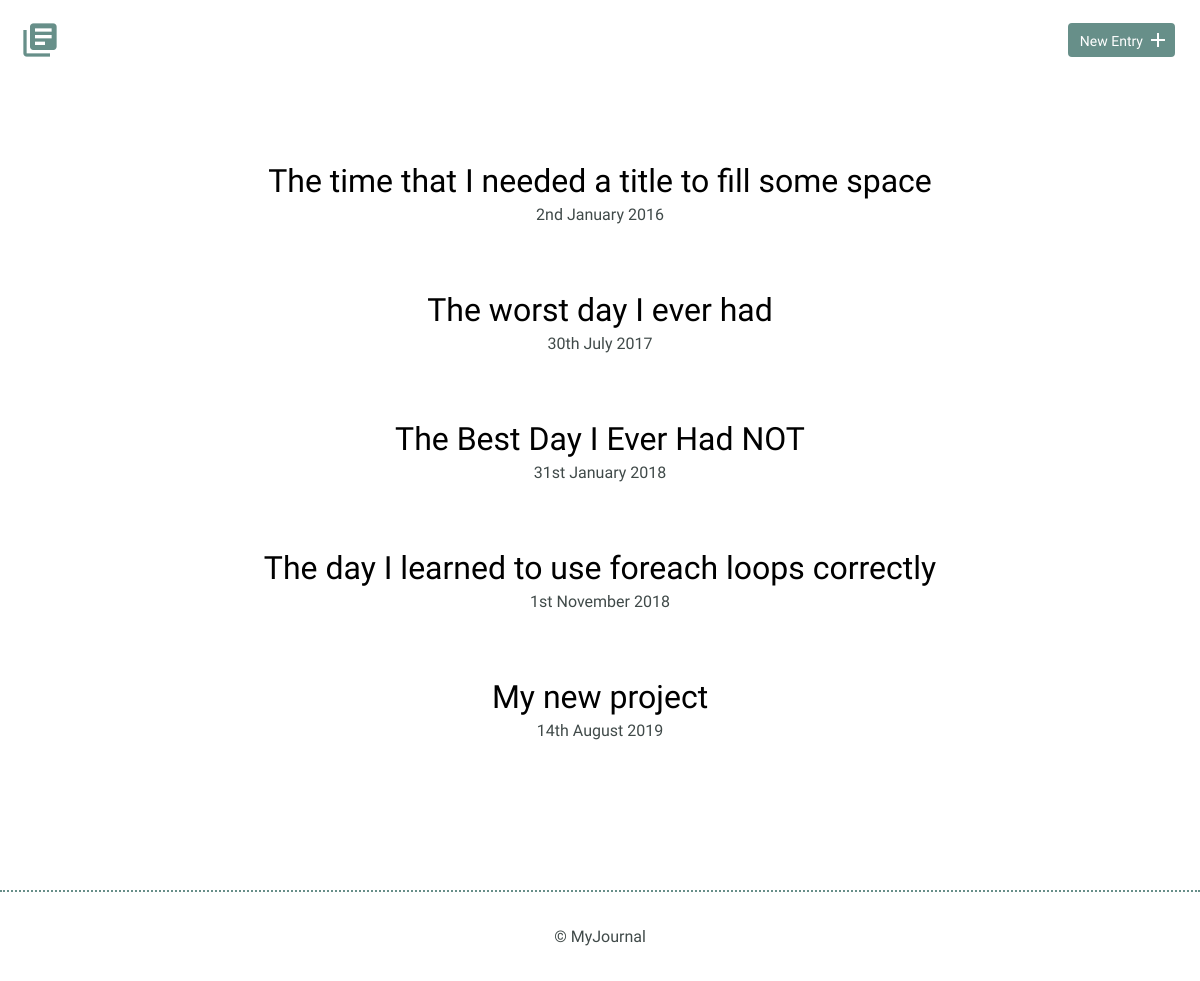
Before: / with the older database file.
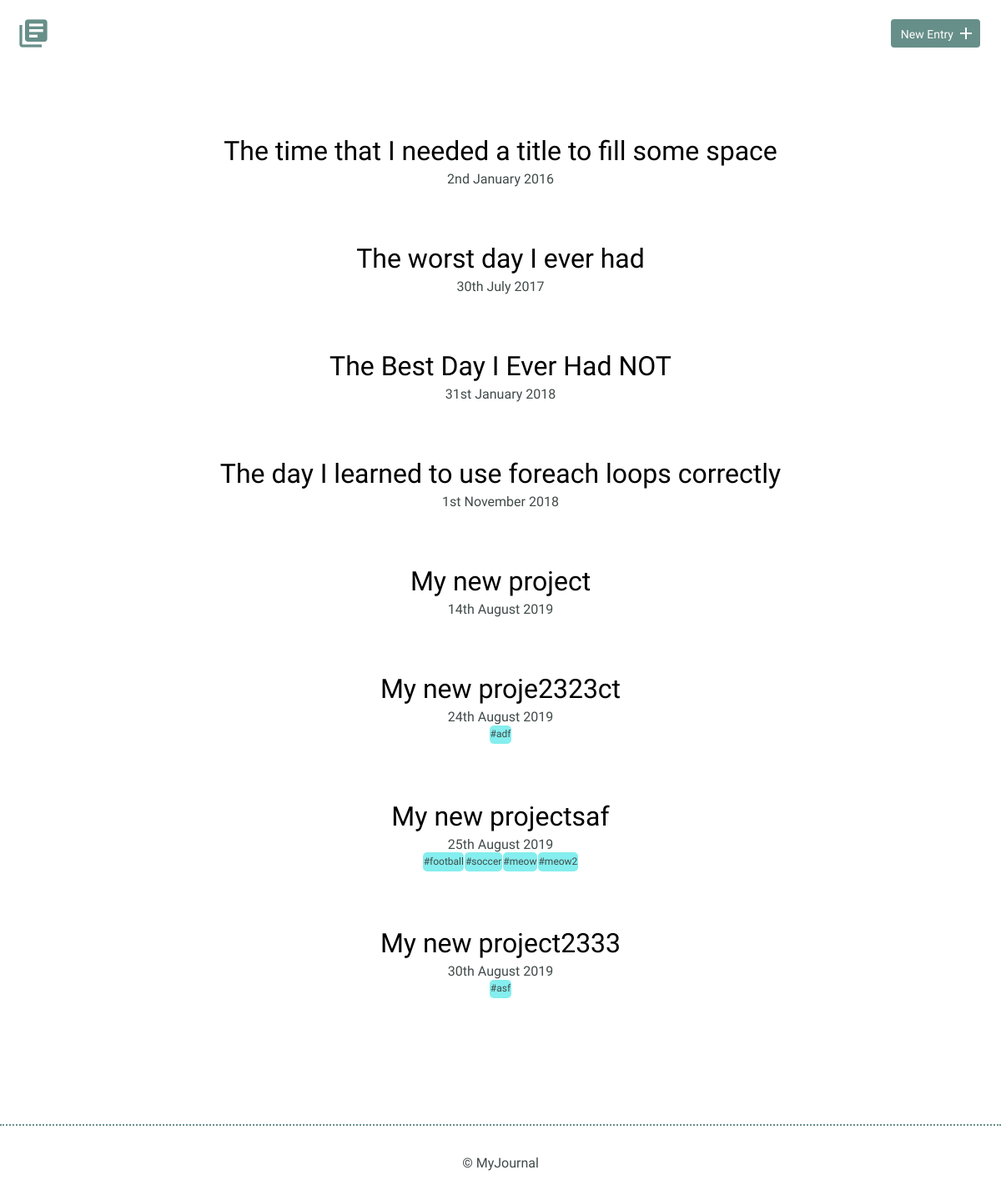
After: the same page with the newer database file.
### tables this page shows
CREATE TABLE "entries" (
	"id"	INTEGER,
	"title"	TEXT,
	"date"	TEXT,
	"time_spent"	INTEGER,
	"learned"	BLOB,
	"resources"	BLOB,
	"tags"	TEXT,
	PRIMARY KEY("id")
);

### index.php (the view)
<?php
include("inc/header.php");
try {
    $results = $db->query(
        "SELECT * FROM entries ORDER BY date ASC"
    );
} catch (Exception $e) {
    echo $e->getMessage();
    die();
}
$entries = $results->fetchAll(PDO::FETCH_ASSOC);
?>
<section>
    <div class="container">
        <div class="entry-list">
            <?php
            foreach ($entries as $entry) {
                $date = new DateTime($entry['date']);
                echo '
                <article>
                    <h2>
                    <a href="detail.php?id=' . $entry['id'] . '">'
                    . $entry['title'] . '</a>
                    </h2>
                    <time datetime="' . $entry['date'] . '">'
                    . $date->format('jS F Y') .
                    '</time>';
                echo '<div class="tags-div">';
                if ($entry['tags']) {
                    $string = explode(",", $entry['tags']);
                    foreach ($string as $word) {
                        echo "<p class='tags-inline'>#" . trim($word) . "</p>";
                    }
                }
                echo '</div>';
                echo '</article>';
            }
            ?>
        </div>
    </div>
</section>
<?php
include("inc/footer.php");
?>

### inc/header.php (shortened to what this page needs)
<!DOCTYPE html>
<html>
<head>
    <link rel="stylesheet" href="css/normalize.css">
    <link rel="stylesheet" href="css/site.css">
</head>
<body>
    <header>
        <div class="container">
            <div class="site-header">
                <a class="logo" href="index.php"><i class="material-icons">library_books</i></a>
                <a class="button icon-right" href="new.php"><span>New Entry</span> <i class="material-icons">add</i></a>
            </div>
        </div>
    </header>

### inc/footer.php
<footer>
    <div>
        &copy; MyJournal
    </div>
</footer>
</body>
</html>

### css/site.css (style rules this page uses)
body { font-size: 16px; color: #404a49; font-family: "Cousine", serif; font-weight: 400; }
.container { margin: 0 auto; padding: 0 25px; }
header .site-header { margin: 0 auto; height: 95px; }
header .logo i { color: #678f89; margin: 20px 0 0 -5px; float: left; font-size: 40px; }
header .button { float: right; margin: 33px 0 0 0; }
footer { text-align: center; padding: 35px 0; border-top: 2px dotted #678f89; }
.button { padding: 8px 10px 6px 10px; background: #678f89; border: 2px solid #678f89; border-radius: 4px; text-decoration: none; color: #fff; position: relative; text-align: center; font-size: 14px; }
.button.icon-right { padding-right: 30px; top: -10px; }
.button.icon-right i { position: absolute; top: 3px; right: 3px; }
h1, h2, h3 { margin: 0; font-weight: 400; line-height: 1em; color: #000; }
h2 { font-size: 32px; }
h2 a { text-decoration: none; color: #000; }
p { line-height: 1.8em; font-size: 18px; }
.entry-list, .edit-entry, .new-entry { max-width: 800px; margin: 0 auto; padding: 70px 0 150px 0; }
.entry-list article { margin-bottom: 70px; text-align: center; }
.entry-list article:last-child { margin-bottom: 0; }
.entry-list article h2 { margin-bottom: 8px; }
.tags-div p { display: inline-block; }
.tags-inline { background-color: rgb(133, 238, 238); width: auto; height: auto; padding: 0.5px; margin: 0.5px; border-radius: 5px; font-size: 12px; }

Changed rows visible on the page:
added entries: title "My new proje2323ct", date "24th August 2019", tags "adf"
added entries: title "My new projectsaf", date "25th August 2019", tags "football", tags "soccer", tags "meow", tags "meow2"
added entries: title "My new project2333", date "30th August 2019", tags "asf"
